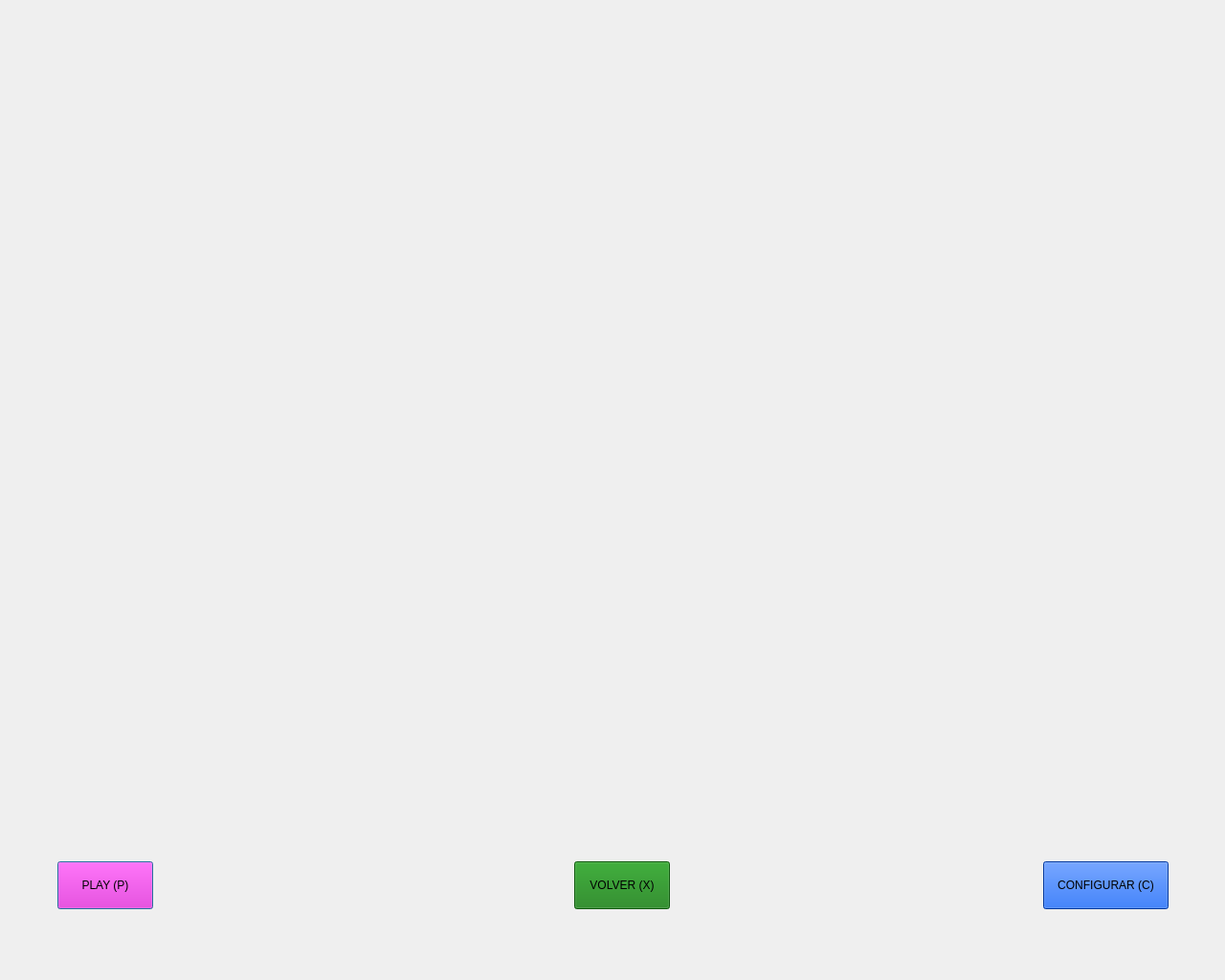
<?xml version="1.0" encoding="UTF-8"?>
<ui version="4.0">
 <class>Dialog</class>
 <widget class="QDialog" name="Dialog">
  <property name="geometry">
   <rect>
    <x>0</x>
    <y>0</y>
    <width>1280</width>
    <height>1024</height>
   </rect>
  </property>
  <property name="windowTitle">
   <string>Dialog</string>
  </property>
  <widget class="QPushButton" name="buttonGame1Play">
   <property name="geometry">
    <rect>
     <x>60</x>
     <y>900</y>
     <width>100</width>
     <height>50</height>
    </rect>
   </property>
   <property name="styleSheet">
    <string notr="true">color: black;
background-color: rgb(255, 0, 221);</string>
   </property>
   <property name="text">
    <string>PLAY (P)</string>
   </property>
  </widget>
  <widget class="QPushButton" name="buttonGame1ReturnMain">
   <property name="geometry">
    <rect>
     <x>600</x>
     <y>900</y>
     <width>100</width>
     <height>50</height>
    </rect>
   </property>
   <property name="styleSheet">
    <string notr="true">color: black;
background-color: rgb(20, 125, 17);</string>
   </property>
   <property name="text">
    <string>VOLVER (X)</string>
   </property>
  </widget>
  <widget class="QPushButton" name="buttonGame1Config">
   <property name="geometry">
    <rect>
     <x>1090</x>
     <y>900</y>
     <width>131</width>
     <height>50</height>
    </rect>
   </property>
   <property name="styleSheet">
    <string notr="true">color: black;
background-color: rgb(05, 80, 221);</string>
   </property>
   <property name="text">
    <string>CONFIGURAR (C)</string>
   </property>
  </widget>
  <widget class="QLabel" name="label">
   <property name="geometry">
    <rect>
     <x>0</x>
     <y>0</y>
     <width>1280</width>
     <height>1024</height>
    </rect>
   </property>
   <property name="styleSheet">
    <string notr="true">background-image: url(:/prefijoNuevo/images/game1_main.png);</string>
   </property>
   <property name="text">
    <string/>
   </property>
  </widget>
  <widget class="QLabel" name="label_2">
   <property name="geometry">
    <rect>
     <x>0</x>
     <y>0</y>
     <width>1280</width>
     <height>1024</height>
    </rect>
   </property>
   <property name="text">
    <string/>
   </property>
   <property name="pixmap">
    <pixmap>:/prefijoNuevo/game1_main.png</pixmap>
   </property>
  </widget>
  <zorder>label_2</zorder>
  <zorder>label</zorder>
  <zorder>buttonGame1Play</zorder>
  <zorder>buttonGame1ReturnMain</zorder>
  <zorder>buttonGame1Config</zorder>
 </widget>
 <resources>
  <include location="assets/source.qrc"/>
 </resources>
 <connections/>
</ui>
